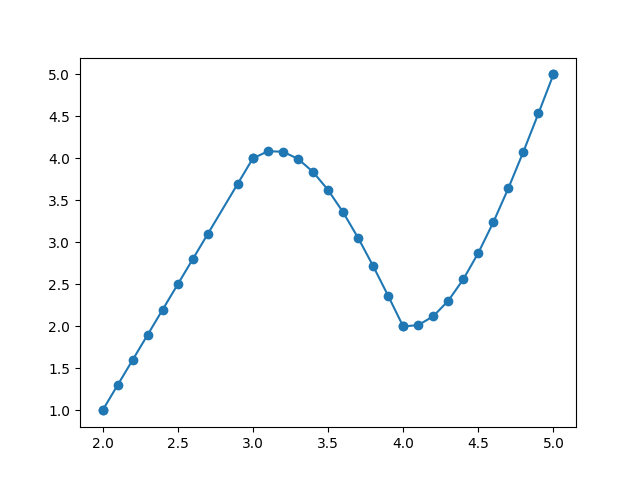

The Python source for this figure:
import numpy as np
from math import*
import matplotlib.pyplot as plt
def sweep(a, b, c, f, n):
    alpha = np.zeros(n + 1)
    beta = np.zeros(n + 1)
    x = np.zeros(n)

    for i in range(n):
        d = a[i] * alpha[i] + b[i]
        alpha[i + 1] = -c[i] / d
        beta[i + 1] = (f[i] - a[i] * beta[i]) / d
    x[n - 1] = beta[n]
    for i in range(n - 2, -1, -1):
        x[i] = alpha[i + 1] * x[i + 1] + beta[i + 1]
    return x

def P(x, A, B, C, D, mid_value):
    left = 0
    right = len(x) - 1
    while right - left > 1:
        midle = (right + left) / 2
        midle = floor(midle)
        if x[midle] >= mid_value:
            right = midle
        else:
            left = midle

    index = left
    tmp = mid_value - x[index]
    result = A[index] * (tmp ** 3) + B[index] * (tmp ** 2) + C[index] * tmp + D[index]
    return result
def generateSpline(x, y):
    n = len(x) - 1
    h = (x[n] - x[0]) / n

    a = np.array([0] + [1] * (n - 1) + [0])
    b = np.array([1] + [4] * (n - 1) + [1])
    c = np.array([0] + [1] * (n - 1) + [0])
    f = np.zeros(n + 1)
    for i in range(1, n):
        f[i] = 3 * (y[i - 1] - 2 * y[i] + y[i + 1]) / h ** 2
    s = sweep(a, b, c, f, n + 1)
    A = np.array([0.0] * (n + 1))
    B = np.array([0.0] * (n + 1))
    C = np.array([0.0] * (n + 1))
    D = np.array([0.0] * (n + 1))
    for i in range(n):
        B[i] = s[i]
        A[i] = (B[i + 1] - B[i]) / (3 * h)
        if i != n - 1:
            C[i] = (y[i + 1] - y[i]) / h - (B[i + 1] + 2 * B[i]) * h / 3
        else:
            C[i] = (y[i + 1] - y[i]) / h - (2 * B[i]) * h / 3
        D[i] = y[i]
    return A, B, C, D


print('Введите длину вектора x,y:')
n = int(input())
print('Введите длину вектора внутренних значений x:')
m = int(input())

x = np.zeros(n)
y = np.zeros(n)
mid = np.zeros(m)
mid_y = np.zeros(m)
for i in range (n):
	print('x_',i+1,':')
	x[i] = float(input())
	print('y_',i+1, ':')
	y[i] = float(input())
print('Введи внутренние значения')
for i in range(m):
	print('mid_',i+1,':')
	mid[i] = float(input())


A, B, C, D = generateSpline(x, y)

for i in range(m):
    mid_y[i] = P(x, A, B, C, D, mid[i])

print(mid_y)

x1 = np.concatenate((x,mid), axis=0)
y1 = np.concatenate((y,mid_y), axis=0)

plt.scatter(x1,y1)
plt.plot(mid,mid_y)
plt.show()
